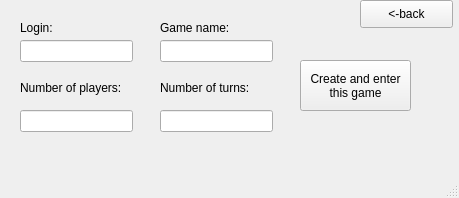
<?xml version="1.0" encoding="UTF-8"?>
<ui version="4.0">
 <class>MainWindowForCreateMultigame</class>
 <widget class="QMainWindow" name="MainWindowForCreateMultigame">
  <property name="geometry">
   <rect>
    <x>0</x>
    <y>0</y>
    <width>459</width>
    <height>198</height>
   </rect>
  </property>
  <property name="windowTitle">
   <string>MainWindow</string>
  </property>
  <widget class="QWidget" name="centralwidget">
   <widget class="QLabel" name="label">
    <property name="geometry">
     <rect>
      <x>20</x>
      <y>20</y>
      <width>55</width>
      <height>16</height>
     </rect>
    </property>
    <property name="text">
     <string>Login:</string>
    </property>
   </widget>
   <widget class="QPushButton" name="loginButton">
    <property name="geometry">
     <rect>
      <x>300</x>
      <y>60</y>
      <width>111</width>
      <height>51</height>
     </rect>
    </property>
    <property name="text">
     <string>Create and enter
this game</string>
    </property>
   </widget>
   <widget class="QLineEdit" name="login">
    <property name="geometry">
     <rect>
      <x>20</x>
      <y>40</y>
      <width>113</width>
      <height>22</height>
     </rect>
    </property>
   </widget>
   <widget class="QLabel" name="label_2">
    <property name="geometry">
     <rect>
      <x>160</x>
      <y>20</y>
      <width>81</width>
      <height>16</height>
     </rect>
    </property>
    <property name="text">
     <string>Game name:</string>
    </property>
   </widget>
   <widget class="QLineEdit" name="gameName">
    <property name="geometry">
     <rect>
      <x>160</x>
      <y>40</y>
      <width>113</width>
      <height>22</height>
     </rect>
    </property>
   </widget>
   <widget class="QLabel" name="label_3">
    <property name="geometry">
     <rect>
      <x>20</x>
      <y>80</y>
      <width>111</width>
      <height>16</height>
     </rect>
    </property>
    <property name="text">
     <string>Number of players:</string>
    </property>
   </widget>
   <widget class="QLineEdit" name="numberOfPlayers">
    <property name="geometry">
     <rect>
      <x>20</x>
      <y>110</y>
      <width>113</width>
      <height>22</height>
     </rect>
    </property>
   </widget>
   <widget class="QLabel" name="label_4">
    <property name="geometry">
     <rect>
      <x>160</x>
      <y>80</y>
      <width>111</width>
      <height>16</height>
     </rect>
    </property>
    <property name="text">
     <string>Number of turns:</string>
    </property>
   </widget>
   <widget class="QLineEdit" name="numberOfTurns">
    <property name="geometry">
     <rect>
      <x>160</x>
      <y>110</y>
      <width>113</width>
      <height>22</height>
     </rect>
    </property>
   </widget>
   <widget class="QPushButton" name="back">
    <property name="geometry">
     <rect>
      <x>360</x>
      <y>0</y>
      <width>93</width>
      <height>28</height>
     </rect>
    </property>
    <property name="text">
     <string>&lt;-back</string>
    </property>
   </widget>
  </widget>
  <widget class="QMenuBar" name="menubar">
   <property name="geometry">
    <rect>
     <x>0</x>
     <y>0</y>
     <width>459</width>
     <height>26</height>
    </rect>
   </property>
  </widget>
  <widget class="QStatusBar" name="statusbar"/>
 </widget>
 <resources/>
 <connections/>
</ui>
